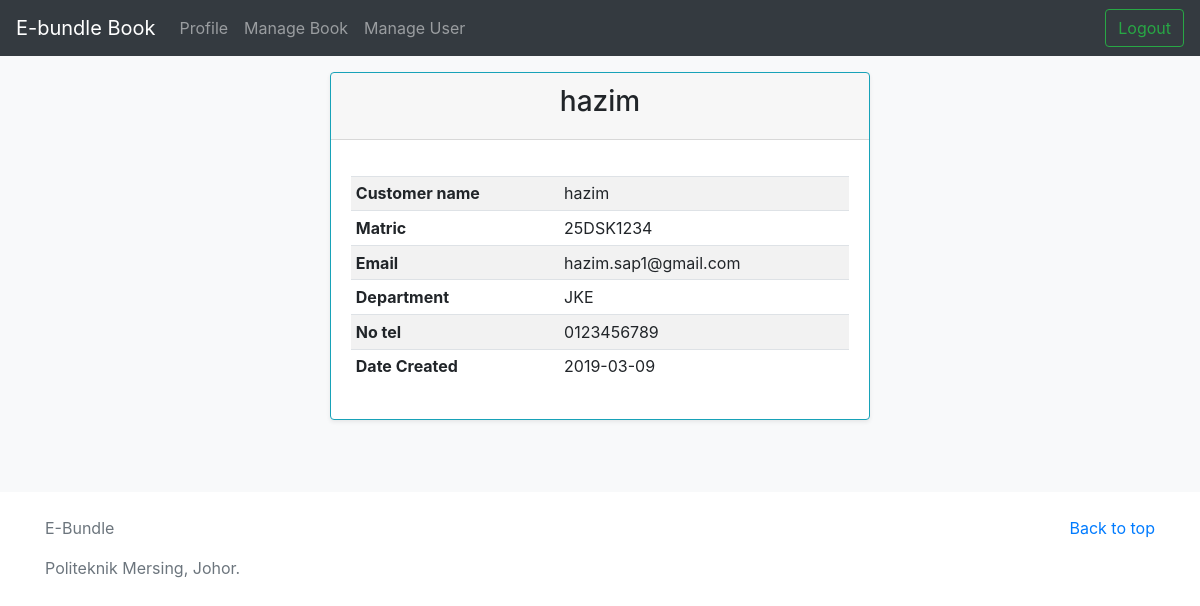
Page /admin/view.php?id=2 (signed in) on the committed database.
### tables this page shows
CREATE TABLE `eb_user` (
  `user_id` int(11) NOT NULL,
  `user_fullname` varchar(200) NOT NULL,
  `user_email` varchar(200) NOT NULL,
  `user_pass` varchar(100) NOT NULL,
  `user_department` varchar(100) NOT NULL,
  `user_notel` varchar(100) NOT NULL,
  `user_matric` varchar(100) NOT NULL,
  `user_datecreated` date NOT NULL
);

### control/allControl.php (called while the page is built, shortened)
<?php
	class allControl{
		public function getUserDetails($conn, $id){
			$sql = mysqli_query($conn, "SELECT * FROM eb_user WHERE user_id = '$id'");
			if (mysqli_num_rows($sql)>0) {
				if ($row = mysqli_fetch_array($sql)) {
					return $row;
				}
			} else {
				return 0;
			}
		}
	}
?>

### admin/view.php (the view, shortened to what this page needs)
<?php
require '../control/allControl.php';
$ctrl = new allControl();
$conn = $ctrl->open();
$userdetails = "-1";
if (isset($_GET['id'])) {
  $userdetails = mysqli_escape_string($conn, $_GET['id']);
}
$userdata = $ctrl->getUserDetails($conn, $userdetails);
?>
<!doctype html>
<html lang="en">
  <?php include 'include/head.php'; ?>
  <body>
    <?php include 'include/nav.php'; ?>
<main role="main">
  <div class="album py-5 my-4 bg-light" id="buyercontent">
    <div class="container">
      <div class="row">
        <div class="col-md-6 mx-auto">
          <div class="card mb-4 shadow-sm border-info">
            <div class="card-header">
              <h3 class="text-center"><?php echo $userdata['user_fullname']; ?></h3>
            </div>
            <div class="card-body">
              <div class="table-responsive">
                <table class="table table-striped table-sm " id="myTablePending">
                    <tr>
                      <th>Customer name</th>
                      <td><?php echo $userdata['user_fullname']; ?></td>
                    </tr>
                    <tr>
                      <th>Matric</th>
                      <td><?php echo $userdata['user_matric']; ?></td>
                    </tr>
                    <tr>
                      <th>Email</th>
                      <td><?php echo $userdata['user_email']; ?></td>
                    </tr>
                    <tr>
                      <th>Department</th>
                      <td><?php echo $userdata['user_department']; ?></td>
                    </tr>
                    <tr>
                      <th>No tel</th>
                      <td><?php echo $userdata['user_notel']; ?></td>
                    </tr>
                    <tr>
                      <th>Date Created</th>
                      <td><?php echo $userdata['user_datecreated']; ?></td>
                    </tr>
                </table>
              </div>
            </div>
          </div>
        </div>
      </div>
    </div>
  </div>
</main>
<?php include 'include/footer.php'; ?>
</body>
</html>

### rows in the picture
eb_user: user_fullname "hazim", user_matric "25DSK1234", user_email "hazim.sap1@gmail.com", user_department "JKE", user_notel "0123456789", user_datecreated "2019-03-09"
